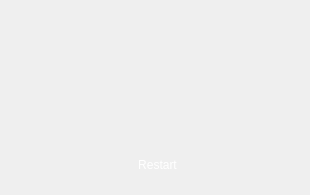
<?xml version="1.0" encoding="UTF-8"?>
<ui version="4.0">
 <class>Form</class>
 <widget class="QWidget" name="Form">
  <property name="geometry">
   <rect>
    <x>0</x>
    <y>0</y>
    <width>310</width>
    <height>195</height>
   </rect>
  </property>
  <property name="minimumSize">
   <size>
    <width>310</width>
    <height>195</height>
   </size>
  </property>
  <property name="maximumSize">
   <size>
    <width>310</width>
    <height>195</height>
   </size>
  </property>
  <property name="windowTitle">
   <string>Form</string>
  </property>
  <property name="styleSheet">
   <string notr="true">QWidget{
	background-image: url(:/newPrefix/textEdit.png);
background-image: url(:/newPrefix/b.jpg);
border-width:2px;
border-radius:20px;
}
QFrame{border-width:2px;
border-color: rgb(79, 96, 255);
border-radius:20px;
}
QPushButton{
	background-image: url(:/newPrefix/buttons.png);
border-width:2px;
border-radius:10px;
}
QPushButton:hover{
	background-image: url(:/newPrefix/labels.png);
}
QPushButton:pressed{
	background-image: url(:/newPrefix/grey.png);
}
QLabel{
background-image: url(:/newPrefix/textEdit.png);
font: 75 16pt &quot;Myanmar Text&quot;;
color: rgb(0, 170, 0);
}</string>
  </property>
  <layout class="QGridLayout" name="gridLayout">
   <item row="1" column="0">
    <widget class="QFrame" name="frame">
     <property name="styleSheet">
      <string notr="true">border-width:2px;
background-image: url(:/newPrefix/minion.jpg);
border-color: rgb(79, 96, 255);
border-radius:20px;</string>
     </property>
     <property name="frameShape">
      <enum>QFrame::StyledPanel</enum>
     </property>
     <property name="frameShadow">
      <enum>QFrame::Raised</enum>
     </property>
     <widget class="QLabel" name="screen">
      <property name="geometry">
       <rect>
        <x>20</x>
        <y>20</y>
        <width>251</width>
        <height>141</height>
       </rect>
      </property>
      <property name="styleSheet">
       <string notr="true">background-image: url(:/newPrefix/B.PNG);</string>
      </property>
      <property name="text">
       <string/>
      </property>
     </widget>
     <widget class="QPushButton" name="restart">
      <property name="geometry">
       <rect>
        <x>56</x>
        <y>133</y>
        <width>181</width>
        <height>41</height>
       </rect>
      </property>
      <property name="styleSheet">
       <string notr="true">color: rgb(255,255,255);
background-image: url(:/newPrefix/buttons.png);
font: 75 27pt &quot;MS Sans Serif&quot;;</string>
      </property>
      <property name="text">
       <string>Restart</string>
      </property>
     </widget>
    </widget>
   </item>
  </layout>
 </widget>
 <resources>
  <include location="img.qrc"/>
 </resources>
 <connections/>
</ui>
